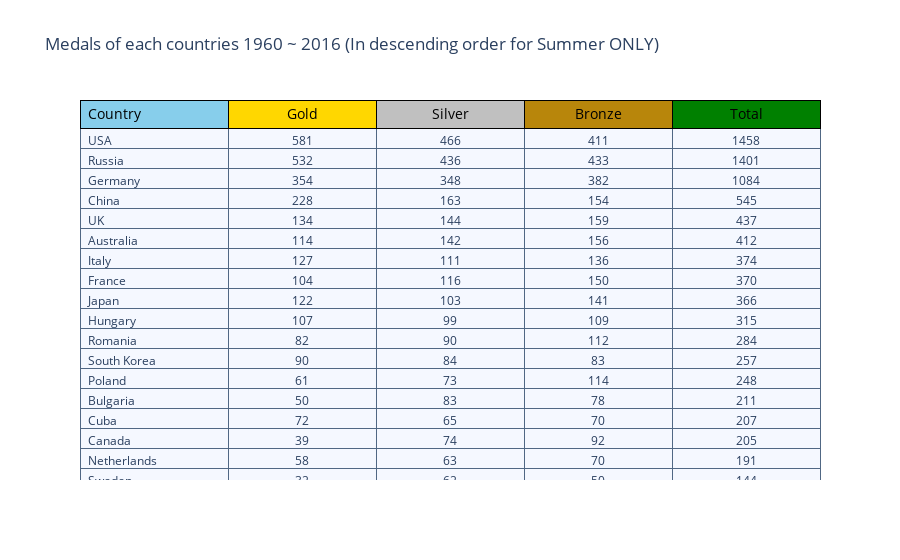

The notebook cell this image was saved under:
### Code cell
cou_med = ad.groupby("Team")["Gold","Silver","Bronze"].sum().reset_index()
cou_med["Total"] = cou_med["Gold"] + cou_med["Silver"] + cou_med["Bronze"]
cou_med = cou_med.sort_values(by = ["Total","Gold","Silver","Bronze"],ascending = False)
cou_med = cou_med.rename(columns={"Team" : "Country"})

t = go.Table(header=dict(values = cou_med.columns.tolist(),
                         line = dict(color = 'black'),
                         align = ['left','center'],
                         fill  = dict(color = [ "Skyblue","Gold","Silver","darkgoldenrod","Green"]),
                         font = dict(color = 'black', size = 14)
                        ),
             cells  = dict(values = [cou_med.Country,cou_med.Gold,cou_med.Silver,
                                     cou_med.Bronze,cou_med.Total],
                           line = dict(color = '#506784'),
                           align = ['left','center'],
                           fill  = dict(color = "#F5F8FF"),
                          )
            )
data = [t]

l = go.Layout(dict(title = "Medals of each countries 1960 ~ 2016 (In descending order for Summer ONLY)"))
f = go.Figure(data=data,layout=l)
py.iplot(f)

### Figure 1 — Plotly figure (JSON) as saved in the notebook; plotly's stock layout.template omitted (floating-point values rounded to 4 significant figures; data arrays with more than 128 entries replaced by an {"elided": "..."} marker saying what was removed)
{"data": [{"cells": {"align": ["left", "center"], "fill": {"color": "#F5F8FF"}, "line": {"color": "#506784"}, "values": {"elided": "5x208 mixed values"}}, "header": {"align": ["left", "center"], "fill": {"color": ["Skyblue", "Gold", "Silver", "darkgoldenrod", "Green"]}, "font": {"color": "black", "size": 14}, "line": {"color": "black"}, "values": ["Country", "Gold", "Silver", "Bronze", "Total"]}, "type": "table"}], "layout": {"title": {"text": "Medals of each countries 1960 ~ 2016 (In descending order for Summer ONLY)"}}}
